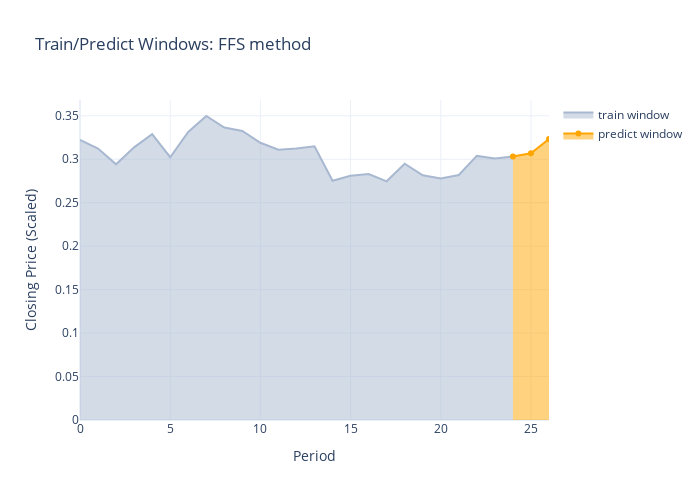
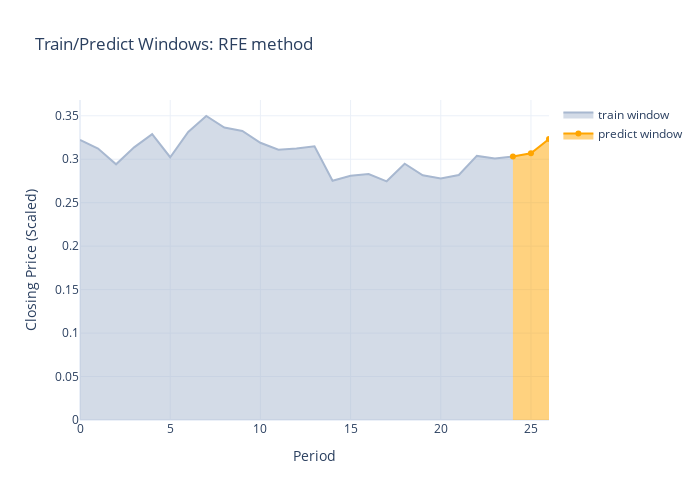

The cell these charts' notebook holds for them, in order:
### Code cell
n_steps = 25
n_predict = 3 # the model will predict for 3 days in the future
# FFS:
index_close_ffs = df_nike_ffs.columns.get_loc('close')
x_train_ffs, y_train_ffs = create_partitions(train_x_ffs,index_close_ffs,n_steps, n_predict,True)
x_test_ffs,  y_test_ffs  = create_partitions(test_x_ffs, index_close_ffs,n_steps, n_predict)
plot_training_window(x_train_ffs, y_train_ffs,index_close_ffs,n_steps,n_predict,seed//10,'FFS method')

# RFE:
index_close_rfe = df_nike_rfe.columns.get_loc('close')
x_train_rfe, y_train_rfe = create_partitions(train_x_rfe,index_close_rfe,n_steps, n_predict,True)
x_test_rfe,  y_test_rfe  = create_partitions(test_x_rfe, index_close_rfe,n_steps, n_predict)
plot_training_window(x_train_rfe, y_train_rfe,index_close_rfe,n_steps,n_predict,seed//10,'RFE method')

### Figure 1 — Plotly figure (JSON) as saved in the notebook; plotly's stock layout.template omitted (floating-point values rounded to 4 significant figures)
{"data": [{"fill": "tozeroy", "line": {"color": "#a8b8d0"}, "name": "train window", "type": "scatter", "x": [0, 1, 2, 3, 4, 5, 6, 7, 8, 9, 10, 11, 12, 13, 14, 15, 16, 17, 18, 19, 20, 21, 22, 23, 24], "y": [0.3222, 0.3123, 0.2941, 0.3137, 0.3288, 0.3023, 0.3314, 0.3497, 0.3365, 0.3326, 0.319, 0.311, 0.3123, 0.315, 0.2753, 0.2809, 0.283, 0.2746, 0.2948, 0.2816, 0.2779, 0.2818, 0.3038, 0.3009, 0.3031]}, {"fill": "tozeroy", "line": {"color": "orange"}, "name": "predict window", "type": "scatter", "x": [24, 25, 26], "y": [0.3031, 0.3068, 0.3233]}], "layout": {"height": 500, "title": {"text": "Train/Predict Windows: FFS method"}, "width": 700, "xaxis": {"title": {"text": "Period"}}, "yaxis": {"title": {"text": "Closing Price (Scaled)"}}}}

### Figure 2 — Plotly figure (JSON) as saved in the notebook; plotly's stock layout.template omitted (floating-point values rounded to 4 significant figures)
{"data": [{"fill": "tozeroy", "line": {"color": "#a8b8d0"}, "name": "train window", "type": "scatter", "x": [0, 1, 2, 3, 4, 5, 6, 7, 8, 9, 10, 11, 12, 13, 14, 15, 16, 17, 18, 19, 20, 21, 22, 23, 24], "y": [0.3222, 0.3123, 0.2941, 0.3137, 0.3288, 0.3023, 0.3314, 0.3497, 0.3365, 0.3326, 0.319, 0.311, 0.3123, 0.315, 0.2753, 0.2809, 0.283, 0.2746, 0.2948, 0.2816, 0.2779, 0.2818, 0.3038, 0.3009, 0.3031]}, {"fill": "tozeroy", "line": {"color": "orange"}, "name": "predict window", "type": "scatter", "x": [24, 25, 26], "y": [0.3031, 0.3068, 0.3233]}], "layout": {"height": 500, "title": {"text": "Train/Predict Windows: RFE method"}, "width": 700, "xaxis": {"title": {"text": "Period"}}, "yaxis": {"title": {"text": "Closing Price (Scaled)"}}}}
